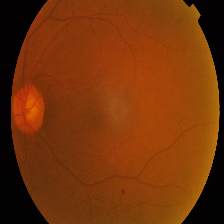
%> input picture Datasets/APTOS2019/colored_images/Mild/0024cdab0c1e.png, 224 x 224 px
$ octave --eval "result = qualityAndEnhance(imread('../../Datasets/APTOS2019/colored_images/Mild/0024cdab0c1e.png'));"   (GNU Octave 9; MATLAB toolbox functions it lacks are replaced by stand-ins)
%> lines starting %> are read from the running program, lines starting %| are printed output that depends on the picture
function [enhancedImg, status, feedback] = qualityAndEnhance(img)
% Image Quality Assessment + Enhancement for Fundus Images

    img = im2double(img);
    gray = rgb2gray(img);
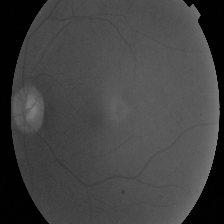
%> gray: size 224x224 double; min 0, max 0.514, mean 0.262

    % 1. Blur detection (Laplacian variance)
    lapVar = var(im2double(imfilter(gray, fspecial('laplacian'))), 0, 'all');
%> lapVar = 0.00356

    % 2. Illumination check
    meanInt = mean(gray(:));
%> meanInt = 0.262
    stdInt  = std(gray(:));
%> stdInt = 0.122

    % 3. Decision
    if lapVar < 0.0015
        status = "Bad";
        feedback = "Image is too blurry. Please recapture.";
        enhancedImg = img;
        return;
    elseif meanInt < 0.15 || meanInt > 0.85 || stdInt < 0.08
        status = "Borderline";
        feedback = "Illumination issue detected. Enhancing...";
    else
        status = "Good";
        feedback = "Image quality is acceptable.";
    end

    % Enhancement (CLAHE)
    lab = rgb2lab(img);
%> lab: size 224x224x3 double; mean of channels 1, 2, 3 30.2, 25.6, 35.7
    lab(:,:,1) = adapthisteq(lab(:,:,1)/100, 'ClipLimit', 0.02, 'NumTiles', [8 8]) * 100;
%> lab: size 224x224x3 double; mean of channels 1, 2, 3 50.9, 25.6, 35.7
    enhancedImg = lab2rgb(lab);
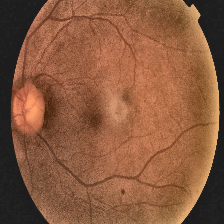
%> enhancedImg: size 224x224x3 double; mean R, G, B 0.705, 0.41, 0.241; drawn with min black and max white
    enhancedImg = im2double(enhancedImg);
end

$ run again, on Datasets/APTOS2019/colored_images/Mild/0369f3efe69b.png
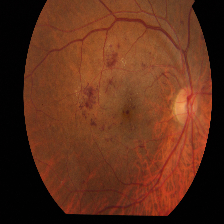
%> input picture Datasets/APTOS2019/colored_images/Mild/0369f3efe69b.png, 224 x 224 px
%> in qualityAndEnhance, `gray = rgb2gray(img);`:
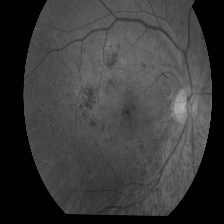
%> gray: size 224x224 double; min 0, max 0.698, mean 0.233
%> lapVar = 0.00368
%> meanInt = 0.233
%> stdInt = 0.151
%> in qualityAndEnhance, `enhancedImg = lab2rgb(lab);`:
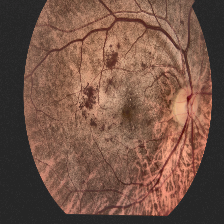
%> enhancedImg: size 224x224x3 double; mean R, G, B 0.509, 0.303, 0.213; drawn with min black and max white

$ run again, on Datasets/APTOS2019/colored_images/Mild/09935d72892b.png
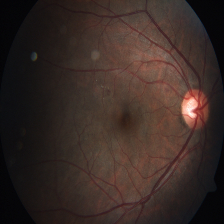
%> input picture Datasets/APTOS2019/colored_images/Mild/09935d72892b.png, 224 x 224 px
%> in qualityAndEnhance, `gray = rgb2gray(img);`:
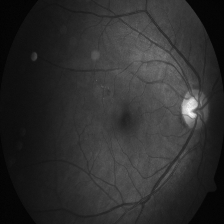
%> gray: size 224x224 double; min 0.0104, max 0.975, mean 0.182
%> lapVar = 0.00129
%> meanInt = 0.182
%> stdInt = 0.11

$ run again, on Datasets/APTOS2019/colored_images/Mild/0ad7f631dedb.png
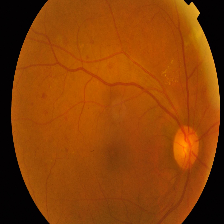
%> input picture Datasets/APTOS2019/colored_images/Mild/0ad7f631dedb.png, 224 x 224 px
%> in qualityAndEnhance, `gray = rgb2gray(img);`:
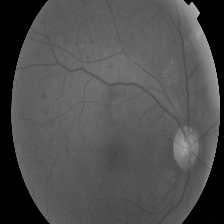
%> gray: size 224x224 double; min 0, max 0.71, mean 0.313
%> lapVar = 0.00565
%> meanInt = 0.313
%> stdInt = 0.145
%> in qualityAndEnhance, `enhancedImg = lab2rgb(lab);`:
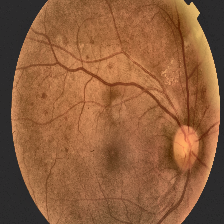
%> enhancedImg: size 224x224x3 double; mean R, G, B 0.68, 0.367, 0.151; drawn with min black and max white
